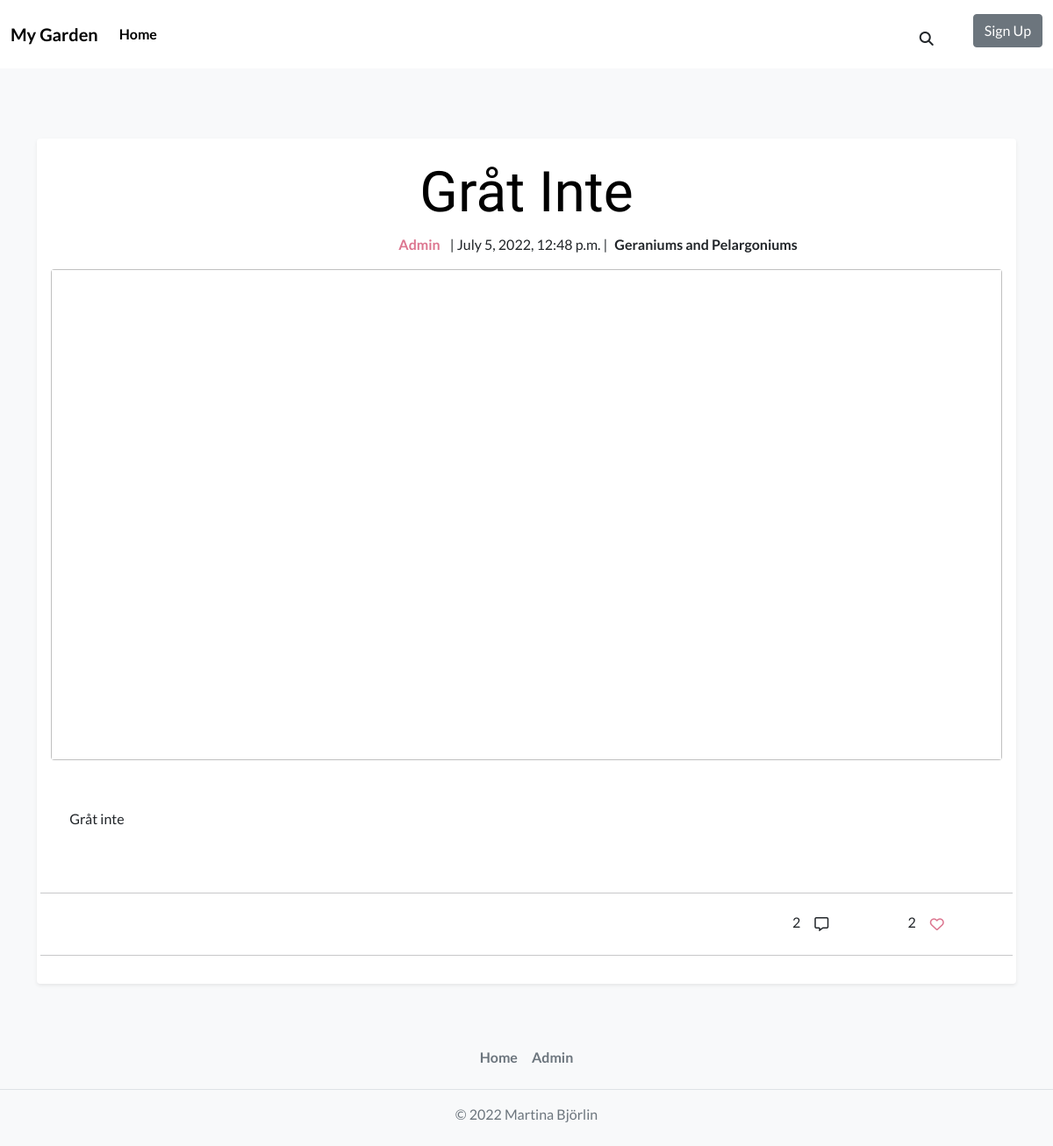
Page /blogpost/grat-inte/ on the earlier database version.
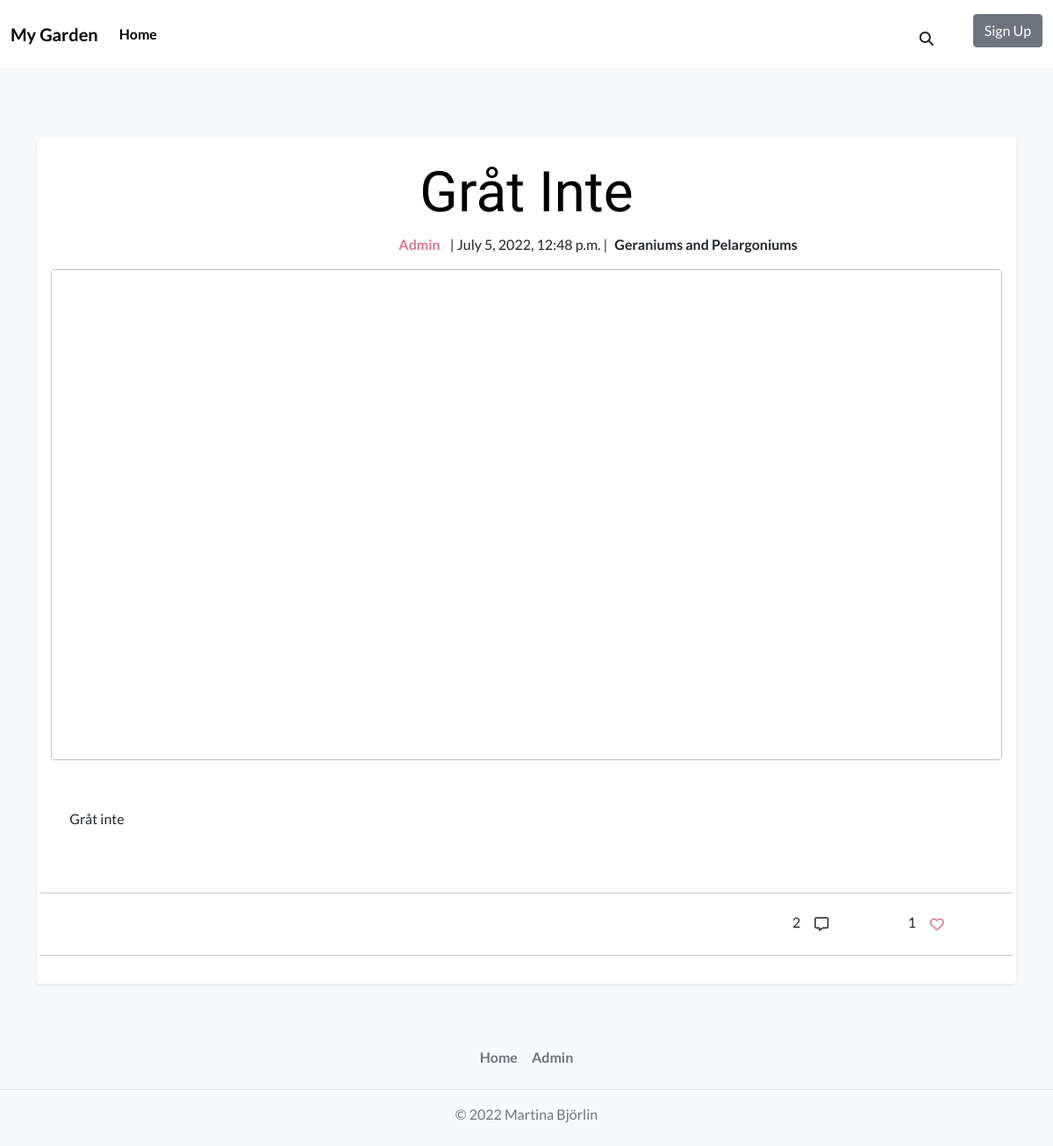
Same page on the later database version.
### blog_post/models.py (models this page shows, shortened)
class Post(models.Model):
    PUBLISH_STATUS = ((0, "Draft"), (1, "Publish"))
    title = models.CharField(max_length=100)
    slug = models.SlugField(max_length=200, unique=True)
    meta_description = models.CharField(max_length=150, blank=True)
    author = models.ForeignKey(
        User,
        on_delete=models.CASCADE,
        related_name="post_author",
    )
    category = models.ForeignKey(
        Category,
        on_delete=models.CASCADE,
        related_name="post_category",
    )
    created_on = models.DateTimeField(auto_now_add=True)
    updated_on = models.DateTimeField(auto_now=True)
    content = models.TextField()
    published = models.IntegerField(choices=PUBLISH_STATUS, default=0)
    publish_date = models.DateTimeField(blank=True, null=True)
    likes = models.ManyToManyField(
        Profile, related_name="post_likes", default=[0], blank=True
    )
    number_of_likes = models.BigIntegerField(default="0")
    liked = models.BooleanField(default=False)
    post_img = CloudinaryField("post_image", default="default_image")
    class Meta:
        ordering = ["-created_on"]

class Category(models.Model):
    name = models.CharField(
        max_length=50,
        unique=True,
        blank=False,
        null=False,
    )
    slug = models.SlugField(
        max_length=200,
        unique=True,
        blank=False,
        null=False,
    )
    category_img = CloudinaryField(
        "category_image",
        default="default_image",
    )
    class Meta:
        verbose_name_plural = "categories"
    def __str__(self):
        return f"{self.name}"

### blog_post/views.py (the view)
# urls.py: path('<slug:slug>/', views.BlogPostDetail.as_view(), name='blog_post'),
class BlogPostDetail(generic.DetailView):
    template_name = "blog_post_detail.html"
    def get(self, request, slug, *args, **kwargs):
        queryset = Post.objects.filter(published=1).order_by("-created_on")
        post = get_object_or_404(queryset, slug=slug)
        liked = False
        if hasattr(self.request.user, "profile"):
            if post.likes.filter(id=request.user.profile.id).exists():
                liked = True
        context = {
            "post": post,
            "liked": liked,
        }
        return render(
            request,
            "blog_post_detail.html",
            context,
        )

### profiles/models.py (called while the page is built)
    def __str__(self):
        return f"{self.user}"

### blog_post/templates/blog_post_detail.html (shortened to what this page needs)
{% extends 'base.html' %}
{% load static %}
{% block content %}
<article class=" blog-post-detail shadow-sm p-3 mb-5 bg-body rounded">
    <div class="row">
        <span class="text-center">
            <a href="{% url 'blog_post' post.slug %}" class="blog-post-header">
                <h1 class="display-3 text-capitalize blog-post-header">{{post.title}}</h1>
            </a>
        </span>
    </div>
    <div class="row">
        <div class="col-lg-7 col-md-12 col-sm-12 g-0">
            <p class="text-center text-lg-end"><span class="fw-bold post-author m-2">{{post.author}} </span>| {{post.created_on}} |</p>
        </div>
        <div class="col-lg-5 col-md-12 col-sm-12 g-0">
            <p class="text-center text-lg-start text-md-center text-sm-center fw-bold"><span class="m-2">{{post.category}}</span></p>
        </div>
    </div>
    <div>
        {% if 'default_image' in post.post_img.url %}
        <img src="../../static/media/temporary_default.jpeg" class="bg-body rounded" alt="..." width="100%" >
        {% else %}
        <img id="blog-post-detail-img" class="bg-body rounded"  src=" {{ post.post_img.url }}" width="100%">
        {% endif %}
    </div>
    <article id="blog-post-body">
        <div class="row">
            <p class="blog-post-content"> {{post.content}} </p>
        </div>
    </article>
    <div class="comment-and-like-section">
        <div class="row">
            <hr>
            <div class="col-9 col-md-10 col-lg-10">
                <p class="text-end">{{post.post_comments.count}}
                    <button class="btn btn-comments" type="button"><i class="far fa-comment-alt"></i></button>
                </p>
            </div>
            <div class="col-3 col-md-2 col-lg-2 text-center">
                <span>{{post.number_of_likes}}</span>
                {% if request.user.is_authenticated %}
                    {% if liked %}
                    <button class="btn btn_likes" id="btn-like" name="{% url 'post_likes' post.slug %}" type="submit"
                    value="{{post.id}}"><i id="btn-i" class="fas fa-heart btn-icon"></i></button>
                    {% else %}
                    <button class="btn btn_likes" id="btn-like" name="{% url 'post_likes' post.slug %}" type="submit"
                    value="{{post.id}}"><i id="btn-i" class="far fa-heart btn-icon"></i></button>
                    {% endif %}
                {% else %}
                <button class="btn" id="btn-like" onclick="alertMsgVisitorLikes()"><i id="btn-i" class="far fa-heart btn-icon"></i></button>
                {% endif %}
            </div>
            <hr>
        </div>
    </div>
</article>
{% endblock %}

Differences in the rows shown:
changed Post "Gråt Inte": number_of_likes "2" → "1"
